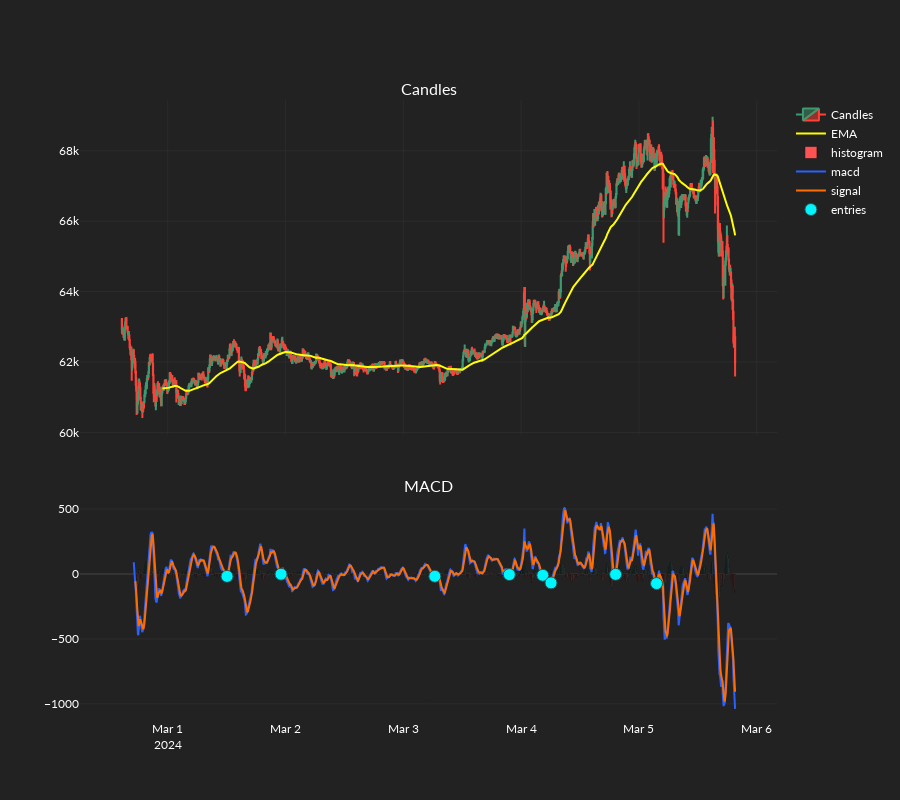

The code cell stored with this chart in its notebook:
### Code cell
macd_strat.plot_signals(candles=candles)

### Figure 1 — Plotly figure (JSON) as saved in the notebook; plotly's stock layout.template omitted (floating-point values rounded to 4 significant figures; data arrays with more than 128 entries replaced by an {"elided": "..."} marker saying what was removed)
{"data": [{"close": {"elided": "1500 float values"}, "high": {"elided": "1500 float values"}, "low": {"elided": "1500 float values"}, "name": "Candles", "open": {"elided": "1500 float values"}, "type": "candlestick", "x": {"elided": "1500 str values"}, "xaxis": "x", "yaxis": "y"}, {"line": {"color": "yellow"}, "name": "EMA", "type": "scatter", "x": {"elided": "1500 str values"}, "xaxis": "x", "y": {"elided": "1500 float values"}, "yaxis": "y"}, {"marker": {"color": {"elided": "1500 str values"}}, "name": "histogram", "type": "bar", "x": {"elided": "1500 str values"}, "xaxis": "x2", "y": {"elided": "1500 float values"}, "yaxis": "y2"}, {"line": {"color": "#2962FF"}, "name": "macd", "type": "scatter", "x": {"elided": "1500 str values"}, "xaxis": "x2", "y": {"elided": "1500 float values"}, "yaxis": "y2"}, {"line": {"color": "#FF6D00"}, "name": "signal", "type": "scatter", "x": {"elided": "1500 str values"}, "xaxis": "x2", "y": {"elided": "1500 float values"}, "yaxis": "y2"}, {"marker": {"color": "#00F6FF", "line": {"color": "DarkSlateGrey", "width": 1}, "size": 12, "symbol": "circle"}, "mode": "markers", "name": "entries", "type": "scatter", "x": {"elided": "1500 str values"}, "xaxis": "x2", "y": {"elided": "1500 float values"}, "yaxis": "y2"}], "layout": {"annotations": [{"font": {"size": 16}, "showarrow": false, "text": "Candles", "x": 0.5, "xanchor": "center", "xref": "paper", "y": 1, "yanchor": "bottom", "yref": "paper"}, {"font": {"size": 16}, "showarrow": false, "text": "MACD", "x": 0.5, "xanchor": "center", "xref": "paper", "y": 0.36, "yanchor": "bottom", "yref": "paper"}], "height": 800, "xaxis": {"anchor": "y", "domain": [0, 1], "matches": "x2", "rangeslider": {"visible": false}, "showticklabels": false}, "xaxis2": {"anchor": "y2", "domain": [0, 1]}, "yaxis": {"anchor": "x", "domain": [0.46, 1]}, "yaxis2": {"anchor": "x2", "domain": [0, 0.36]}}}
